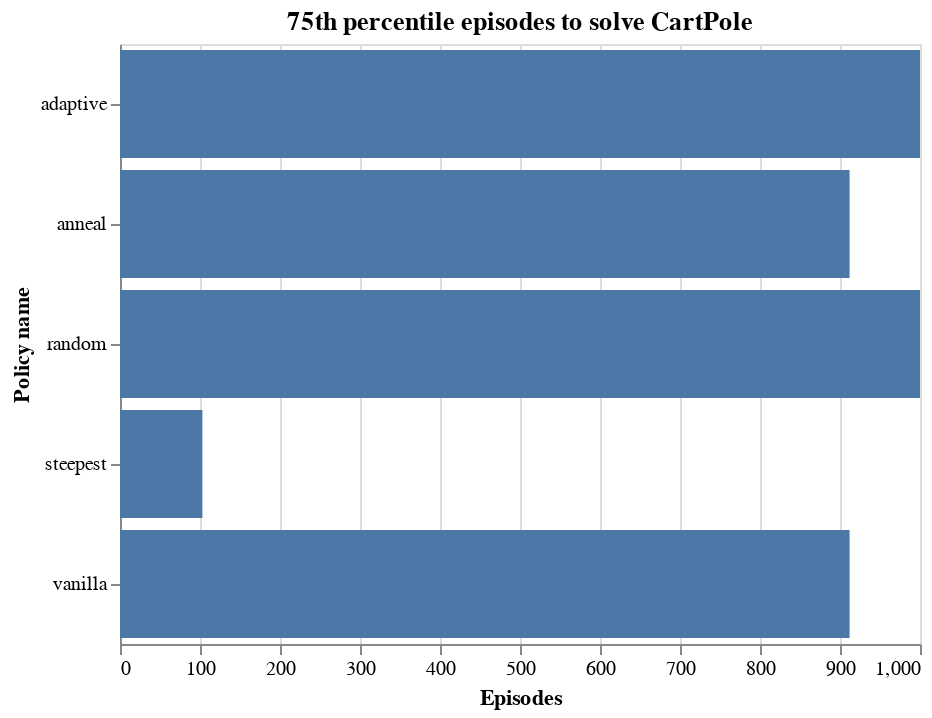

The notebook cell saved with this chart:
### Code cell
alt.Chart(all_df.reset_index()).mark_bar().encode(
    alt.X("75%", title="Episodes"),
    alt.Y("index", title="Policy name")
).properties(
    title="75th percentile episodes to solve CartPole"
)

### Figure 1 — Vega-Lite specification as saved in the notebook (floating-point values rounded to 4 significant figures)
{"$schema": "https://vega.github.io/schema/vega-lite/v2.6.0.json", "config": {"view": {"height": 300, "width": 400}}, "data": {"name": "data-d4d6515b6f999bb1107679e1f6ca38ac"}, "datasets": {"data-d4d6515b6f999bb1107679e1f6ca38ac": [{"25%": 1, "50%": 1000, "75%": 1000, "count": 1000, "index": "random", "max": 1000, "mean": 660.3, "min": 1, "std": 473.5}, {"25%": 1, "50%": 217, "75%": 912, "count": 1000, "index": "vanilla", "max": 1000, "mean": 367.4, "min": 1, "std": 399.1}, {"25%": 1, "50%": 103, "75%": 103, "count": 1000, "index": "steepest", "max": 418, "mean": 73.38, "min": 1, "std": 53.22}, {"25%": 1, "50%": 217, "75%": 912, "count": 1000, "index": "anneal", "max": 1000, "mean": 366.9, "min": 1, "std": 380.8}, {"25%": 1, "50%": 118, "75%": 1000, "count": 1000, "index": "adaptive", "max": 1000, "mean": 346.6, "min": 1, "std": 422.7}]}, "encoding": {"x": {"field": "75%", "title": "Episodes", "type": "quantitative"}, "y": {"field": "index", "title": "Policy name", "type": "nominal"}}, "mark": "bar", "title": "75th percentile episodes to solve CartPole"}
